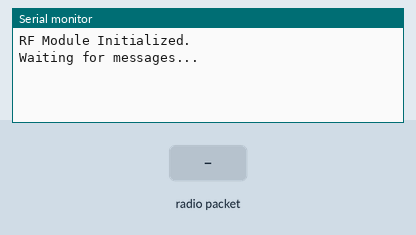
Recording of a sketch running on a simulated Arduino Uno, built with avr-gcc and run on an emulated ATmega328P. Parts: the last lines printed to the serial monitor. The inputs (shaded band) are chosen by the test bench. No radio packets arrive unless stated.

Above: at 1.2 s.
1.3 s: radio packet "0" arrives
At 2.5 s:
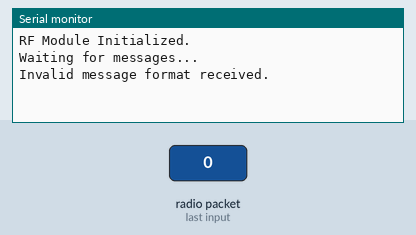
2.8 s: radio packet "X" arrives
At 3.3 s:
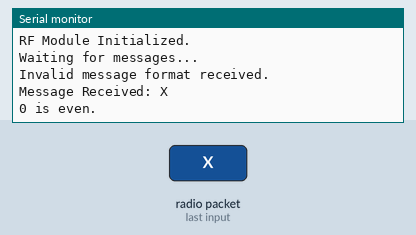

Measured:
- after the input at 1.3 s, the serial monitor: prints a new line at once (image 1)
- after the input at 2.8 s, the serial monitor: prints a new line at once (image 2)

The sketch:

ask_receiver_message.ino
```cpp
// Include RadioHead Amplitude Shift Keying Library
#include <RH_ASK.h>
// Include dependent SPI Library
#include <SPI.h>

// Create ASK object
RH_ASK rf_driver;

void setup()
{
    // Initialize Serial Monitor
    Serial.begin(9600);

    // Initialize ASK Object
    if (!rf_driver.init()) {
        Serial.println("RF Module Initialization Failed!");
    } else {
        Serial.println("RF Module Initialized.");
        Serial.println("Waiting for messages...");
    }
}

void loop()
{
    // Set buffer size for expected message
    uint8_t buf[13] = {0};  // 12 chars + null terminator
    uint8_t buflen = sizeof(buf);

    // Check if a valid message is received
    if (rf_driver.recv(buf, &buflen))
    {
        // Ensure the received buffer is null-terminated (prevents random characters)
        if (buflen < sizeof(buf)) {
            buf[buflen] = '\0';
        } else {
            buf[sizeof(buf) - 1] = '\0';
        }

        // Extract the number from the received message
        if (buf[0] == 'X') {  // Ensure correct format
            int receivedNum = atoi((char*)&buf[1]);  // Convert from string to integer (ignoring 'X')

            // Print received message
            Serial.print("Message Received: ");
            Serial.println((char*)buf);

            // Determine if the number is even or odd
            Serial.print(receivedNum);
            if (receivedNum % 2 == 0) {
                Serial.println(" is even.");
            } else {
                Serial.println(" is odd.");
            }
        } else {
            Serial.println("Invalid message format received.");
        }

        // // Clear buffer after processing
        // memset(buf, 0, sizeof(buf));
    }
}
```
